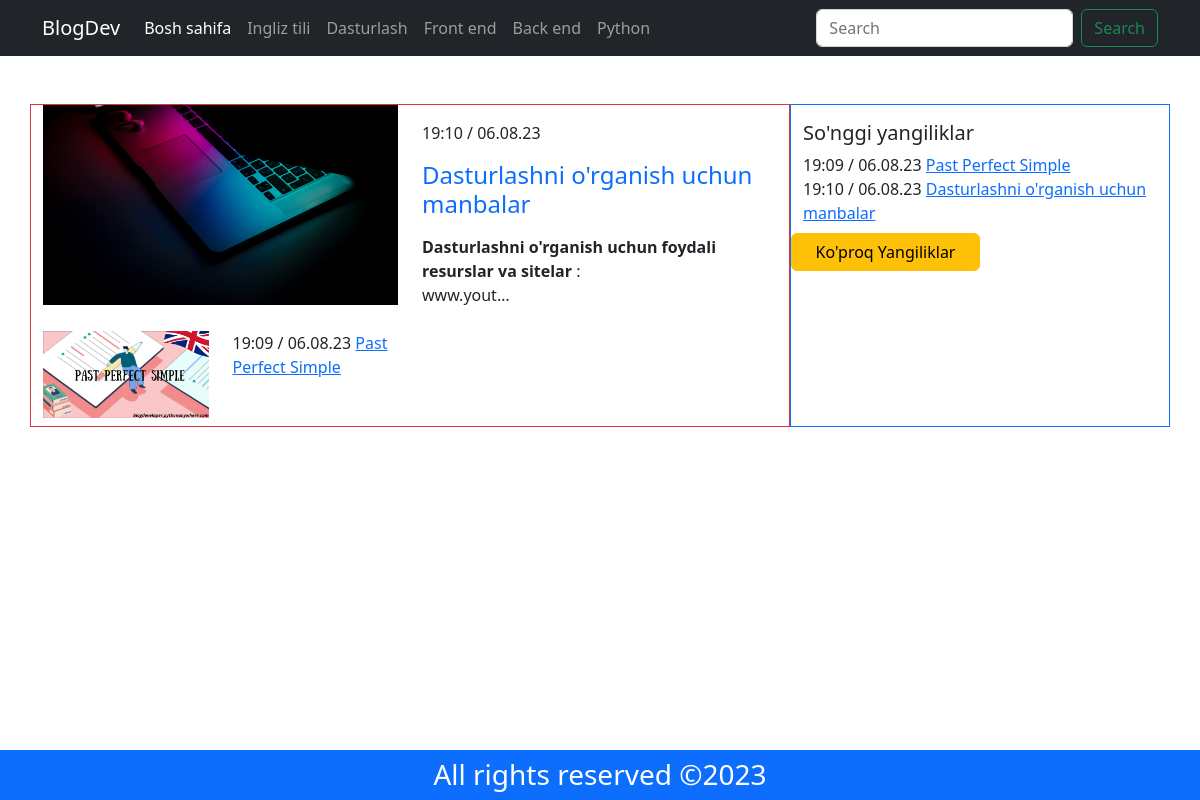
The page / on the database its author committed.
### posts/models.py (models this page shows, shortened)
class Category(models.Model):
    name = models.CharField(max_length=255)
    slug = models.SlugField(max_length=255, unique=True)
    created_at = models.DateTimeField(auto_now_add=True)
    updated_at = models.DateTimeField(auto_now=True)
    class Meta:
        verbose_name_plural = 'Kategoriylar'

class Post(models.Model):
    cat_id = models.ForeignKey(Category, on_delete=models.CASCADE)
    title = models.CharField(max_length=255)
    slug = models.SlugField(max_length=255, unique=True, null=True)
    body = RichTextUploadingField()
    post_img = models.ImageField(upload_to='posts')  # rasm yuklash
    date_added = models.DateTimeField()
    post_view = models.IntegerField()
    created_at = models.DateTimeField(auto_now_add=True)
    upload_at = models.DateTimeField(auto_now=True)
    author = models.ForeignKey(User, on_delete=models.CASCADE)
    class Meta:
        verbose_name_plural = 'Postlar'

### posts/views.py (the view)
# urls.py: path('', homepage, name='home-page'),
def homepage(request):
    LastPost = Post.objects.all().order_by('-id').first()
    data = Post.objects.all().order_by('-id')[1:7]
    interested_posts = Post.objects.all().order_by('-post_view')[0:8]
    categories = Category.objects.all()
    context = {
        'navbar': categories,
        'LastPost': LastPost,
        'data': data,
        'interested_posts': interested_posts
    }
    return render(request, 'home.html', context)

### templates/home.html
{% extends 'base.html' %}
{% load static %}
{% block mycontent %}
    <div class="container my-5">
        <div class="row">
            <div class="col-12 col-md-8 border border-danger">
                <div class="row">
                    <div class="col-md-6">
                        <img src="/media/{{ LastPost.post_img }}" class="img-fluid">
                    </div>
                    <div class="col-md-6 mt-3">
                        <span >{{LastPost.date_added | time:'H:i'}} /
                            {{LastPost.date_added | date:'d.m.y'}}</span>
                        <a href="{% url  'post_detail-page' LastPost.slug %}" class="h4 my-3 text-decoration-none d-block" style="cursor:pointer">
                            {{LastPost.title}}</a>
                        <p>{{LastPost.body | safe |truncatechars:100}}</p>
                    </div>
                    {% for post in data %}
                    <div class="col-md-6 my-2">
                        <div class="row">
                            <div class="col-12 col-md-6">
                                <img src="/media/{{ post.post_img }}" class="img-fluid">
                            </div>
                             <div class="col-12 col-md-6">
                                <span >{{post.date_added | time:'H:i'}} /
                                    {{post.date_added | date:'d.m.y'}}</span>
                                <a href="{% url  'post_detail-page' post.slug %}" style="cursor:pointer">
                                    {{post.title | truncatechars:70}}</a>
                            </div>
                        </div>
                    </div>
                    {% endfor %}
                </div>
            </div>
            {%include 'interested_post.html'%}
        </div>
    </div>
{% endblock %}

### templates/navbar.html (shortened to what this page needs)
<nav class="navbar navbar-expand-lg bg-dark navbar-dark">
  <div class="container">
    <a class="navbar-brand" href="{% url 'home-page' %}">BlogDev</a>
    <div class="collapse navbar-collapse" id="navbarSupportedContent">
      <ul class="navbar-nav me-auto mb-2 mb-lg-0">
        <li class="nav-item">
          <a class="nav-link active" aria-current="page"
             href="{% url 'home-page' %}">
            Bosh sahifa</a>
        </li>
        {% for nav in navbar %}
        <li class="nav-item">
          <a class="nav-link" href="{% url 'allPost-page' %}?catId={{nav.id}}">{{nav.name}}</a>
        </li>
        {% endfor %}
      </ul>
      <form class="d-flex" role="search">
        <input class="form-control me-2" type="search" placeholder="Search" aria-label="Search">
        <button class="btn btn-outline-success" type="submit">Search</button>
      </form>
    </div>
  </div>
</nav>

### templates/interested_post.html
<div class="col-12 col-md-4 border border-primary">
                <div class="row">
                            <h5 class="mt-3">So'nggi yangiliklar</h5>
                    {% for i in interested_posts%}
                    <div class="col-12">
                        <span >{{i.date_added | time:'H:i'}} /
                                    {{i.date_added | date:'d.m.y'}}</span>
                        <a href="{% url  'post_detail-page' i.slug %}" style="cursor:pointer">{{i.title}}</a>
                    </div>
                    {% endfor %}
                    <a  href="{% url 'allPost-page' %}" class="btn btn-warning w-50 my-2">Ko'proq Yangiliklar</a>
                </div>
            </div>

### rows shown on the page
Category: name "Ingliz tili"
Category: name "Dasturlash"
Category: name "Front end"
Category: name "Back end"
Category: name "Python"
Post: post_img (picture), date_added "19:10", date_added "06.08.23", title "Dasturlashni o'rganish uchun manbalar", body "Dasturlashni o'rganish uchun foydali resurslar va sitelar : www.yout…"
Post: post_img (picture), date_added "19:09", date_added "06.08.23", title "Past Perfect Simple"
